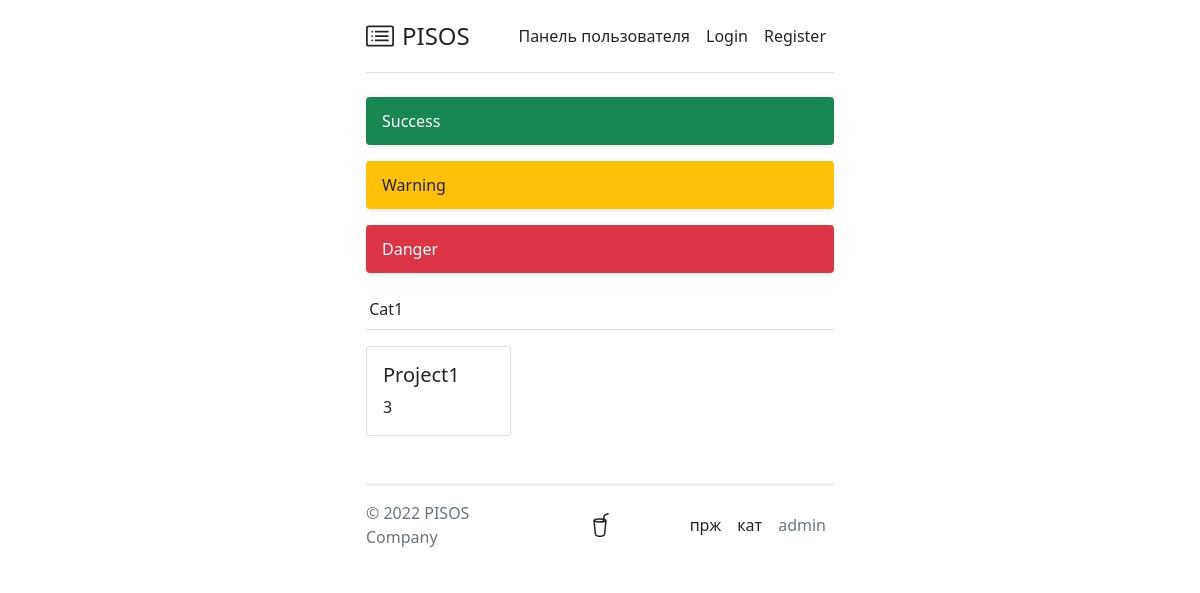
The page / on the database its author committed.
### ControlPanel/models.py (models this page shows)
class Category(models.Model):
    name = models.CharField(max_length=255, default=None)

class Project(models.Model):
    category = models.ForeignKey(Category, on_delete=models.CASCADE)
    name = models.CharField(max_length=255, default=None)
    description = models.CharField(max_length=255, default=None)
    CI = models.CharField(max_length=255, default="CI0000000", blank=True, null=True)
    SubSystem = models.CharField(max_length=255, default="mySubsystem", blank=True, null=True)
    Fp_name = models.CharField(max_length=255, default="DEBET_CARD", blank=True, null=True)

### Square/views.py (the view)
# urls.py: path('', SquareView.as_view()),
class SquareView(View):
    def get(self, request):
        data_dict = {}
        projecties = Project.objects.values('id', 'description', 'name', 'category__name', 'category__id')
        for data in projecties:
            data_dict.setdefault(data['category__name'], {}).setdefault(data['category__id'], []).append(
                {'project_id': data['id'], 'project_name': data['name'], 'description': data['description']}
            )
        return render(request, 'square/Square.html', context={'projecties': data_dict})

### templates/square/Square.html (shortened to what this page needs)
{% include "components/header.html" %}
<div class="d-flex align-items-center p-3 my-3 text-white bg-success rounded shadow-sm">
    <div class="lh-1">
        <h1 class="h6 mb-0 text-white lh-1">Success</h1>
    </div>
</div>
<div class="d-flex align-items-center p-3 my-3 text-white bg-warning rounded shadow-sm">
    <div class="lh-1">
        <h1 class="h6 mb-0 text-dark lh-1">Warning</h1>
    </div>
</div>
<div class="d-flex align-items-center p-3 my-3 text-white bg-danger rounded shadow-sm">
    <div class="lh-1">
        <h1 class="h6 mb-0 text-white lh-1">Danger</h1>
    </div>
</div>
{% for key, value in projecties.items %}
    {% for key1, value1 in value.items %}
        <div class="row">
            <div class="col">
                <div class="card border-none project mb-3">
                    <div class="card-header project mb-3">{{ key }}</div>
                    <div class="card-body project">
                        <div class="row g-3 mb-2">
                            {% for items in value1 %}
                            <div class="col-4">
                                <div class="card">
                                    <div class="card-body">
                                        <h5 class="card-title"><a href="/board/{{ items.project_id }}" class="link-dark stretched-link text-decoration-none">{{ items.project_name }}</a></h5>
                                        <p class="card-text">{{ items.description }}</p>
                                    </div>
                                </div>
                            </div>
                            {% endfor %}
                        </div>
                    </div>
                </div>
            </div>
        </div>
    {% endfor %}
{% endfor %}
{% include "components/footer.html" %}

### templates/components/header.html (style rules this page uses)
.border-none.project { border: none!important; text-decoration: none; }
.card-header.project { padding: 0.5rem 0.2rem; background: none; }
.card-body.project { padding: 0; }

### rows shown on the page
Category: name "Cat1", description "3"
Project: project_name "Project1"
